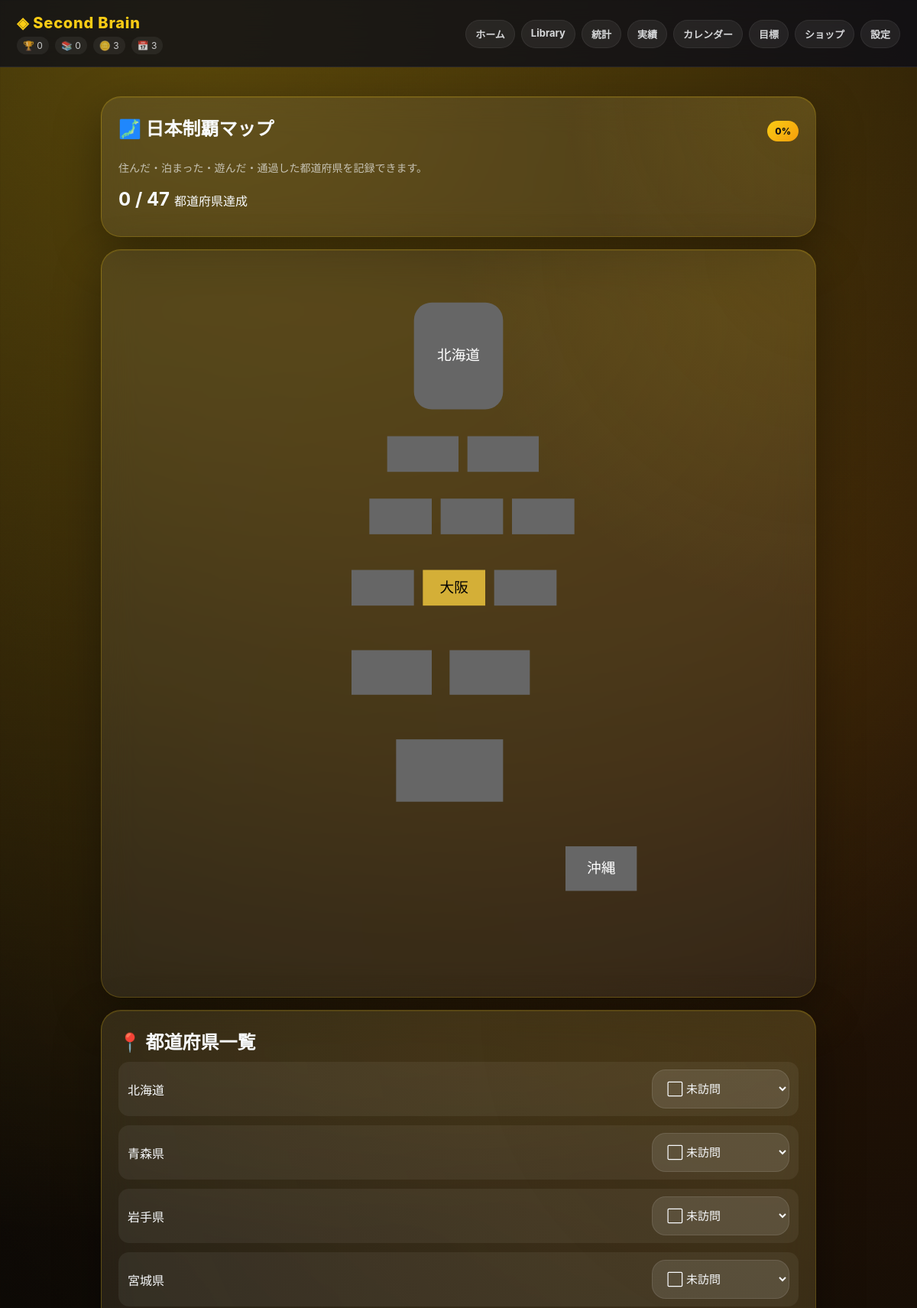
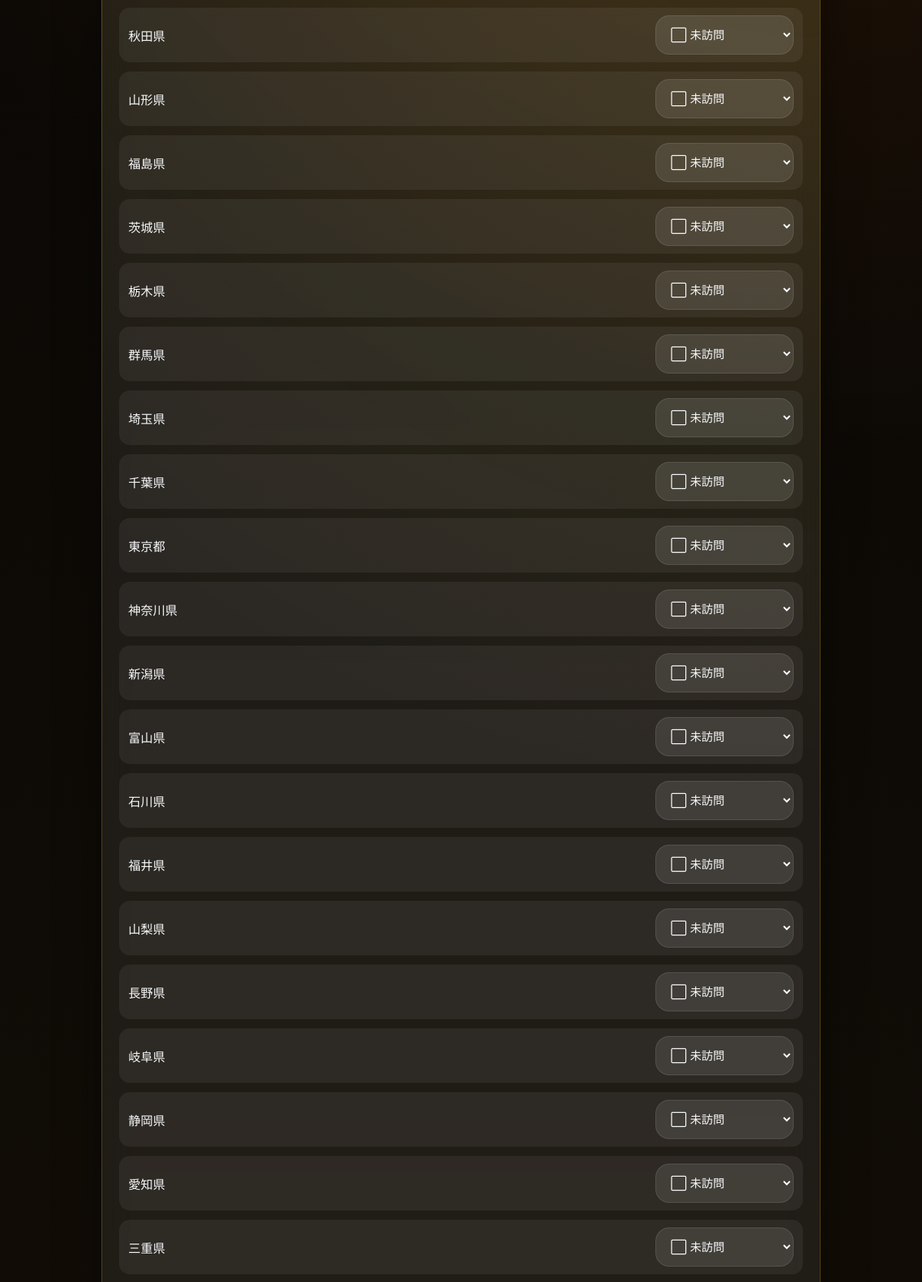
Page /japan-map (upper part) on the committed database (2 pictures, top to bottom).
### tables this page shows
CREATE TABLE profile (
        id INTEGER PRIMARY KEY,
        title TEXT DEFAULT '無称号',
        icon TEXT DEFAULT '✦',
        background TEXT DEFAULT 'default',
        bio TEXT DEFAULT '',
        coins INTEGER DEFAULT 0
    );

CREATE TABLE prefectures (
        id INTEGER PRIMARY KEY AUTOINCREMENT,
        name TEXT UNIQUE,
        status TEXT DEFAULT 'none'
    );

### app.py (the view)
@app.route("/japan-map")
def japan_map():
    return render_template(
        "japan-map.html",
        prefectures=fetch_prefectures(),
        japan_progress=japan_progress(),
        status_options=STATUS_OPTIONS,
        profile=get_profile(),
        stats=life_stats(),
        theme=session["theme"]
    )

### app.py (called while the page is built)
def give_login_bonus():
    today = date.today().strftime("%Y-%m-%d")
    conn = connect()
    c = conn.cursor()
    c.execute("""
    INSERT INTO login_days
    (date_key, created_at)
    VALUES (?, ?)
    ON CONFLICT (date_key) DO NOTHING
    """, (
        today,
        datetime.now().isoformat()
    ))
    if c.rowcount == 1:
        c.execute("""
        UPDATE profile
        SET coins = coins + 1
        WHERE id = 1
        """)
    conn.commit()
    conn.close()

@app.before_request
def before():
    if "theme" not in session:
        session["theme"] = "gold"
    if not is_owned(session["theme"]):
        session["theme"] = "gold"
    if not session.get("login_checked"):
        give_login_bonus()
        session["login_checked"] = True

### modules/database.py (called while the page is built)
def is_postgres():
    return bool(DATABASE_URL)

def connect():
    if is_postgres():
        import psycopg2
        conn = psycopg2.connect(DATABASE_URL)
        return PostgresConnection(conn)
    db_dir = os.path.dirname(DB_PATH)
    if db_dir:
        os.makedirs(db_dir, exist_ok=True)
    conn = sqlite3.connect(DB_PATH)
    conn.row_factory = sqlite3.Row
    return conn

### modules/japan_map.py (called while the page is built)
def ensure_prefectures():
    conn = connect()
    c = conn.cursor()
    for name in PREFECTURES:
        if is_postgres():
            c.execute("""
            INSERT INTO prefectures
            (name, status)
            VALUES (?, 'none')
            ON CONFLICT (name) DO NOTHING
            """, (name,))
        else:
            c.execute("""
            INSERT OR IGNORE INTO prefectures
            (name, status)
            VALUES (?, 'none')
            """, (name,))
    conn.commit()
    conn.close()

def fetch_prefectures():
    ensure_prefectures()
    conn = connect()
    c = conn.cursor()
    rows = c.execute("""
    SELECT *
    FROM prefectures
    ORDER BY id ASC
    """).fetchall()
    conn.close()
    return rows

def japan_progress():
    rows = fetch_prefectures()
    visited = [
        row for row in rows
        if row["status"] != "none"
    ]
    return {
        "visited": len(visited),
        "total": 47,
        "percent": int((len(visited) / 47) * 100)
    }

### modules/profile.py (called while the page is built)
def get_profile():
    conn = connect()
    c = conn.cursor()
    c.execute("SELECT * FROM profile WHERE id = 1")
    row = c.fetchone()
    conn.close()
    return dict(row)

### modules/stats.py (called while the page is built)
def count_table(table):
    conn = connect()
    c = conn.cursor()
    c.execute(f"SELECT COUNT(*) AS count FROM {table}")
    row = c.fetchone()
    conn.close()
    return row["count"]

### templates/japan-map.html (shortened to what this page needs)
{% extends "base.html" %}
{% block content %}
<section class="card">
    <div class="section-head">
        <h2>🗾 日本制覇マップ</h2>
        <span class="pill">{{ japan_progress.percent }}%</span>
    </div>
    <p class="muted">
        住んだ・泊まった・遊んだ・通過した都道府県を記録できます。
    </p>
    <div class="japan-progress-line">
        <strong>{{ japan_progress.visited }} / {{ japan_progress.total }}</strong>
        <span>都道府県達成</span>
    </div>
</section>
<section class="card">
    <img
        src="/static/japan-map.svg"
        class="real-japan-map"
    >
</section>
<section class="card">
    <h2>📍 都道府県一覧</h2>
    <div class="pref-list">
        {% for pref in prefectures %}
        <form
            method="post"
            action="/statistics/prefecture/update"
            class="pref-row"
        >
            <span>
                {{ pref.name }}
            </span>
            <select
                name="status"
                onchange="this.form.submit()"
            >
                {% for key, item in status_options.items() %}
                    <option
                        value="{{ key }}"
                        {% if pref.status == key %}
                        selected
                        {% endif %}
                    >
                        {{ item.icon }} {{ item.label }}
                    </option>
                {% endfor %}
            </select>
        </form>
        {% endfor %}
    </div>
</section>
{% endblock %}

### templates/base.html (shortened to what this page needs)
<!DOCTYPE html>
<html lang="ja">
<head>
    <link rel="stylesheet" href="/static/style.css">
</head>
<body class="{{ theme }}">
<header>
    <div class="title-row">
        <div class="title">◈ Second Brain</div>
        {% if profile and stats %}
        <div class="top-mini-stats">
            <span>🏆 {{ stats.achievements }}</span>
            <span>📚 {{ stats.library }}</span>
            <span>🪙 {{ profile.coins }}</span>
            <span>📅 {{ stats.login }}</span>
        </div>
        {% endif %}
    </div>
    <nav class="tabs" id="tabs">
        <a href="/" data-path="/">ホーム</a>
        <a href="/library" data-path="/library">Library</a>
        <a href="/statistics" data-path="/statistics">統計</a>
        <a href="/achievements" data-path="/achievements">実績</a>
        <a href="/calendar" data-path="/calendar">カレンダー</a>
        <a href="/goals" data-path="/goals">目標</a>
        <a href="/shop" data-path="/shop">ショップ</a>
        <a href="/settings" data-path="/settings">設定</a>
    </nav>
</header>
<main>
    {% block content %}
    {% endblock %}
</main>
</body>
</html>

### static/style.css (style rules this page uses)
* { box-sizing:border-box; }
body { margin:0; padding-top:env(safe-area-inset-top); font-family:-apple-system,BlinkMacSystemFont,"Helvetica Neue","Hiragino Sans","Yu Gothic",sans-serif; color:#f8fafc; min-height:100vh; background:#0b1020; }
main { width:100%; max-width:980px; margin:0 auto; padding:22px; }
.gold { background: radial-gradient(circle at 30% 0%, rgba(245,158,11,0.28), transparent 30%), radial-gradient(circle at 100% 20%, rgba(250,204,21,0.18), transparent 28%), linear-gradient(180deg,#050505 0%,#16110a 100%); }
header { padding:calc(env(safe-area-inset-top) + 18px) 22px 16px; display:flex; justify-content:space-between; align-items:center; gap:16px; flex-wrap:wrap; position:sticky; top:0; z-index:20; background:rgba(8,10,25,0.72); backdrop-filter:blur(20px); -webkit-backdrop-filter:blur(20px); border-bottom:1px solid rgba(255,255,255,0.08); }
.title { font-size:20px; font-weight:800; }
.tabs { display:flex; gap:8px; flex-wrap:wrap; }
.tabs a { color:inherit; text-decoration:none; font-size:13px; font-weight:700; padding:8px 12px; border-radius:999px; background:rgba(255,255,255,0.08); border:1px solid rgba(255,255,255,0.08); opacity:0.85; }
.card { margin:16px 0; padding:22px; border-radius:26px; background:rgba(255,255,255,0.08); border:1px solid rgba(255,255,255,0.12); box-shadow:0 20px 60px rgba(0,0,0,0.28); backdrop-filter:blur(22px); -webkit-backdrop-filter:blur(22px); }
.gold .card { border:1px solid rgba(250,204,21,0.22); box-shadow:0 20px 60px rgba(0,0,0,0.35), inset 0 1px 0 rgba(250,204,21,0.12); }
.card h1,.card h2,.card h3 { margin:0 0 10px; }
.card p { line-height:1.7; }
.section-head { display:flex; justify-content:space-between; align-items:center; gap:12px; margin-bottom:14px; }
.muted { opacity:0.68; font-size:14px; }
.pill { font-size:12px; font-weight:800; padding:6px 10px; border-radius:999px; background:rgba(255,255,255,0.10); }
textarea,input,select { width:100%; border:none; outline:none; border-radius:18px; padding:14px 15px; font-size:15px; font-family:inherit; color:inherit; background:rgba(255,255,255,0.10); border:1px solid rgba(255,255,255,0.10); }
html { background:#090b1f; min-height:100%; overscroll-behavior:none; }
body { background-attachment:fixed; overscroll-behavior:none; }
.gold .title { color:#facc15; }
.gold .card { background: radial-gradient(circle at top right, rgba(250,204,21,0.12), transparent 35%), rgba(255,255,255,0.07); }
.gold .pill, .gold .section-head a, .gold .card-link { color:#111; background:linear-gradient(135deg,#facc15,#f59e0b); }
.title-row { display:flex; flex-direction:column; gap:6px; }
.top-mini-stats { display:flex; gap:8px; flex-wrap:wrap; font-size:12px; opacity:.8; }
.top-mini-stats span { padding:4px 8px; border-radius:999px; background:rgba(255,255,255,.08); }
.gold { background: radial-gradient(circle at 20% 0%, rgba(250,204,21,.32), transparent 30%), radial-gradient(circle at 90% 15%, rgba(180,83,9,.20), transparent 32%), linear-gradient(180deg,#050505 0%,#171006 100%); }
.title { letter-spacing:.04em; }
.japan-progress-line { display:flex; align-items:baseline; gap:6px; margin:12px 0; }
.japan-progress-line strong { font-size:24px; }
.pref-list { display:flex; flex-direction:column; gap:8px; }
.pref-row { display:flex; justify-content:space-between; align-items:center; gap:12px; padding:10px 12px; border-radius:14px; background:rgba(255,255,255,.06); }
.pref-row select { width:auto; min-width:130px; }
.real-japan-map { width:100%; max-width:700px; display:block; margin:auto; }
.pref-list { display:flex; flex-direction:column; gap:12px; }
.pref-row { display:flex; justify-content:space-between; align-items:center; gap:12px; }
.pref-row select { width:180px; }

### rows in the picture
profile: coins "3"
prefectures: name "北海道", status "⬜ 未訪問"
prefectures: name "青森県", status "⬜ 未訪問"
prefectures: name "岩手県", status "⬜ 未訪問"
prefectures: name "宮城県", status "⬜ 未訪問"
prefectures: name "秋田県", status "⬜ 未訪問"
prefectures: name "山形県", status "⬜ 未訪問"
prefectures: name "福島県", status "⬜ 未訪問"
prefectures: name "茨城県", status "⬜ 未訪問"
prefectures: name "栃木県", status "⬜ 未訪問"
prefectures: name "群馬県", status "⬜ 未訪問"
prefectures: name "埼玉県", status "⬜ 未訪問"
prefectures: name "千葉県", status "⬜ 未訪問"
prefectures: name "東京都", status "⬜ 未訪問"
prefectures: name "神奈川県", status "⬜ 未訪問"
prefectures: name "新潟県", status "⬜ 未訪問"
prefectures: name "富山県", status "⬜ 未訪問"
prefectures: name "石川県", status "⬜ 未訪問"
prefectures: name "福井県", status "⬜ 未訪問"
prefectures: name "山梨県", status "⬜ 未訪問"
prefectures: name "長野県", status "⬜ 未訪問"
prefectures: name "岐阜県", status "⬜ 未訪問"
prefectures: name "静岡県", status "⬜ 未訪問"
prefectures: name "愛知県", status "⬜ 未訪問"
prefectures: name "三重県", status "⬜ 未訪問"

### other values in the picture
{{ stats.achievements }} "0"
{{ stats.library }} "0"
{{ stats.login }} "3"
{{ japan_progress.percent }} "0"
{{ japan_progress.visited }} "0"
{{ japan_progress.total }} "47"
